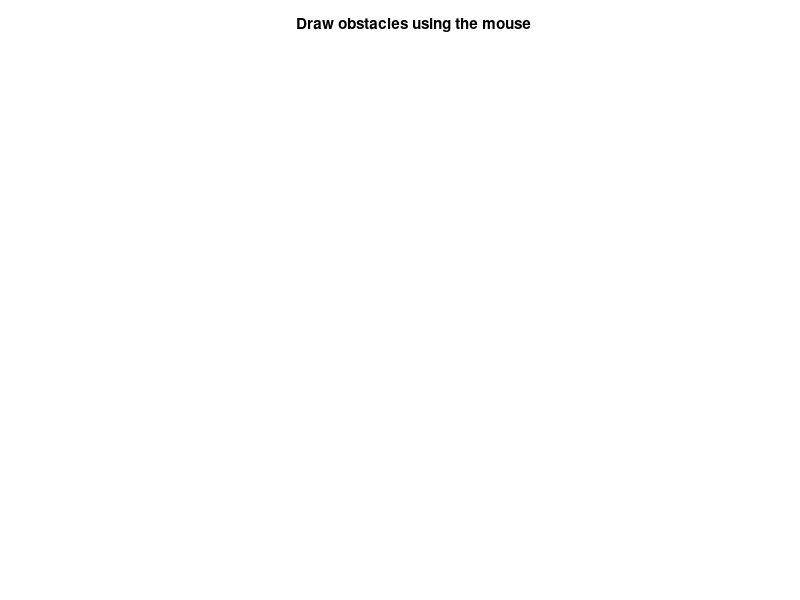

MATLAB code for this plot: (Note: this script raises an error after producing the figure.)
% Specify the size of the image
imageSize = [1000, 1000]; % Adjust the size as needed

% Create a white image (all ones)
whiteImage = ones(imageSize);

% Display the image
hFig = figure;
imshow(whiteImage, 'InitialMagnification', 'fit');
title('Draw obstacles using the mouse');

% Allow the user to draw multiple obstacles using the mouse
obstacleMasks = [];
while true
    % Let the user draw an obstacle using the mouse
    hPoly = impoly;

    % Wait for the user to finish drawing and get the mask
    wait(hPoly);
    obstacleMask = createMask(hPoly);
    
    % Add the obstacle mask to the list
    obstacleMasks = cat(3, obstacleMasks, obstacleMask);

    % Ask the user if they want to draw another obstacle
    choice = questdlg('Do you want to draw another obstacle?', 'Draw Another Obstacle', 'Yes', 'No', 'No');
    if strcmp(choice, 'No')
        break;
    end
end

% Close the figure
close(hFig);

% Set the obstacle pixels in the white image based on all the masks
whiteImage(any(obstacleMasks, 3)) = 0; % Set obstacle pixels to black

% Display the final image
imshow(whiteImage, 'InitialMagnification', 'fit');

% Save the image to a file (optional)
imwrite(whiteImage, 'test4.png');
